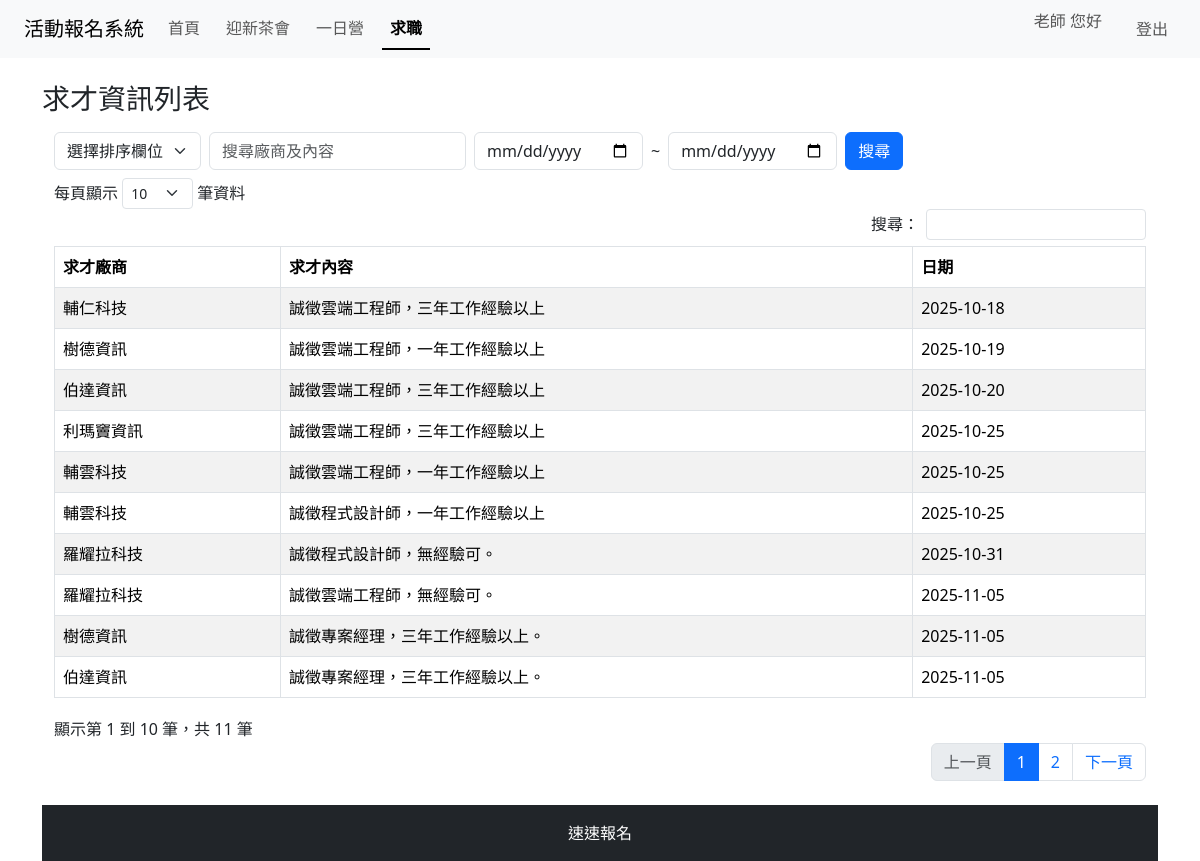
Screenshot of /job.php (signed in) with the database file from the repository.
### tables this page shows
CREATE TABLE `job` (
  `postid` int(11) NOT NULL,
  `company` varchar(45) NOT NULL,
  `content` text NOT NULL,
  `pdate` date NOT NULL
);

### job.php (the view, shortened to what this page needs)
<?php
require_once "header.php";
try {
  require_once 'db.php';
  $searchtxt = mysqli_real_escape_string($conn, $_POST["searchtxt"] ?? "");
  $date_start = $_POST["date_start"] ?? "";
  $date_end = $_POST["date_end"] ?? "";
  $sql = "select * from job";
  $result = mysqli_query($conn, $sql);
?>
<div class="container mt-4">
    <h3 class="mb-3">求才資訊列表</h3>
<div class="container">
<form action="job.php" method="post">
  <div class="row g-2 align-items-center mb-2">
    <div class="col-auto">
      <select name="order" aria-label="選擇排序欄位" class="form-select">
        <option selected value="">選擇排序欄位</option>
      </select>
    </div>
    <div class="col-auto">
      <input placeholder="搜尋廠商及內容" value="<?=htmlspecialchars($searchtxt)?>" type="text" name="searchtxt" class="form-control">
    </div>
    <div class="col-auto">
      <input type="date" name="date_start" class="form-control" value="<?=htmlspecialchars($date_start)?>" placeholder="起始日期">
    </div>
    <div class="col-auto">
      <span>~</span>
    </div>
    <div class="col-auto">
      <input type="date" name="date_end" class="form-control" value="<?=htmlspecialchars($date_end)?>" placeholder="結束日期">
    </div>
    <div class="col-auto">
      <input class="btn btn-primary" type="submit" value="搜尋">
    </div>
  </div>
</form>
<table class="table table-bordered table-striped" id="job_table">
 <thead>
   <tr>
    <th>求才廠商</th>
    <th>求才內容</th>
    <th>日期</th>
   </tr>
 </thead>
 <tbody>
 <?php
 while($row = mysqli_fetch_assoc($result)) {?>
 <tr>
  <td><?=$row["company"]?></td>
  <td><?=$row["content"]?></td>
  <td><?=$row["pdate"]?></td>
 </tr>
 <?php
  }
 ?>
 </tbody>
</table>
</div>
<?php
}
catch(Exception $e) {
  echo 'Message: ' .$e->getMessage();
}
?>
<link rel="stylesheet"
href="https://cdn.datatables.net/1.13.6/css/dataTables.bootstrap5.min.css">
<?php require_once 'footer.php'; ?>

### rows the page displays
job: company "輔仁科技", content "誠徵雲端工程師，三年工作經驗以上", pdate "2025-10-18"
job: company "樹德資訊", content "誠徵雲端工程師，一年工作經驗以上", pdate "2025-10-19"
job: company "伯達資訊", content "誠徵雲端工程師，三年工作經驗以上", pdate "2025-10-20"
job: company "利瑪竇資訊", content "誠徵雲端工程師，三年工作經驗以上", pdate "2025-10-25"
job: company "輔雲科技", content "誠徵雲端工程師，一年工作經驗以上", pdate "2025-10-25"
job: company "輔雲科技", content "誠徵程式設計師，一年工作經驗以上", pdate "2025-10-25"
job: company "羅耀拉科技", content "誠徵程式設計師，無經驗可。", pdate "2025-10-31"
job: company "羅耀拉科技", content "誠徵雲端工程師，無經驗可。", pdate "2025-11-05"
job: company "樹德資訊", content "誠徵專案經理，三年工作經驗以上。", pdate "2025-11-05"
job: company "伯達資訊", content "誠徵專案經理，三年工作經驗以上。", pdate "2025-11-05"

### other values shown
$_SESSION["name"] "老師"
